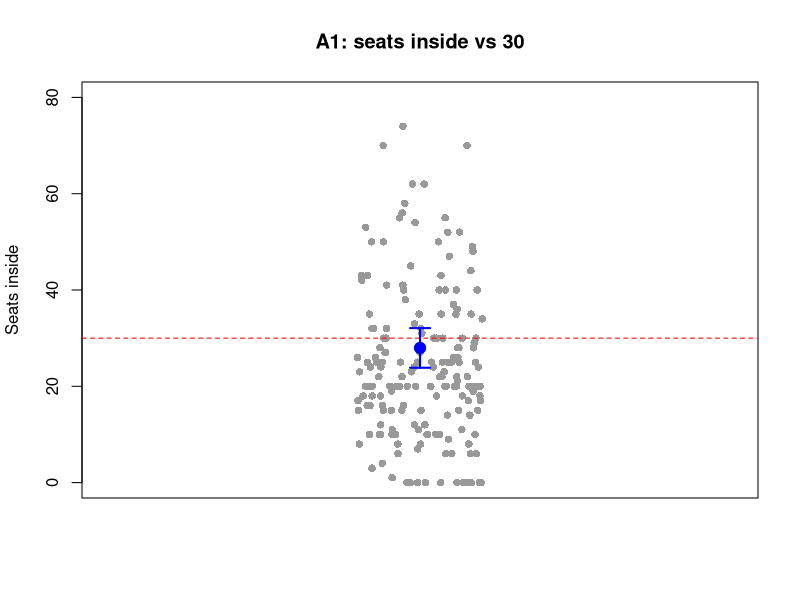
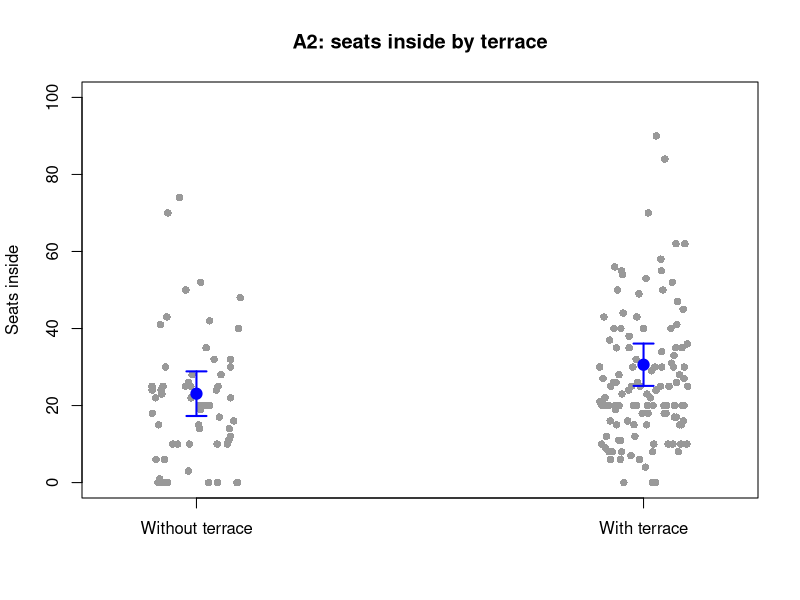
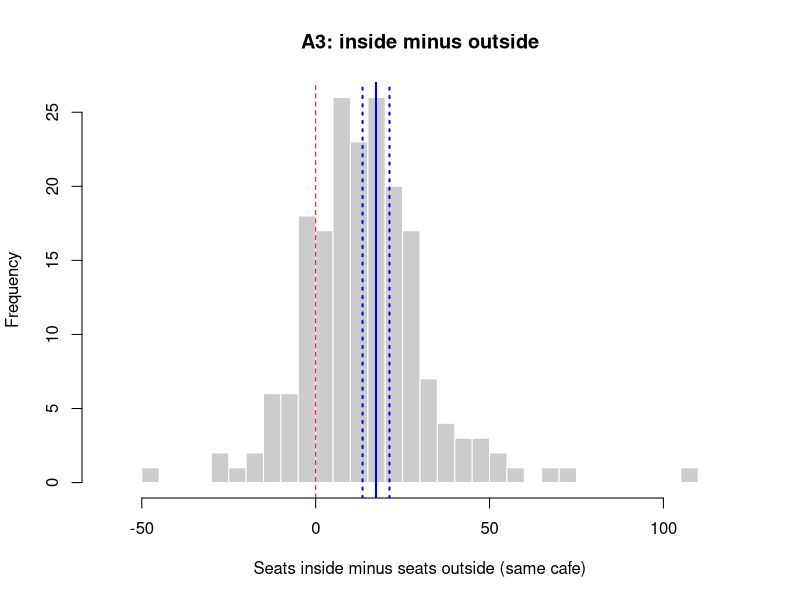
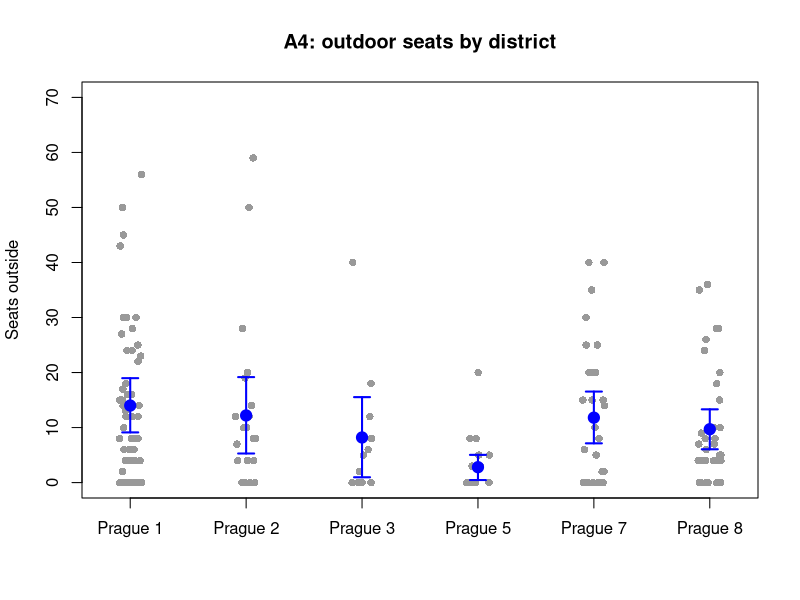
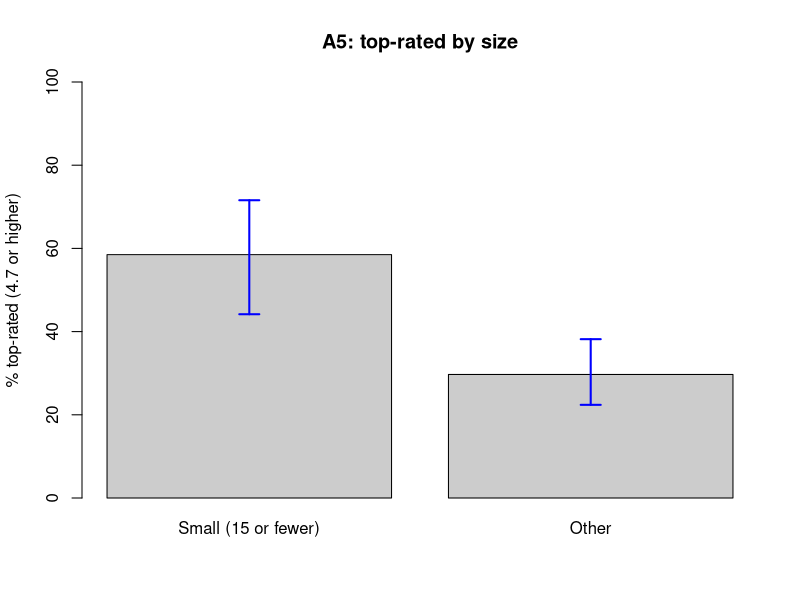
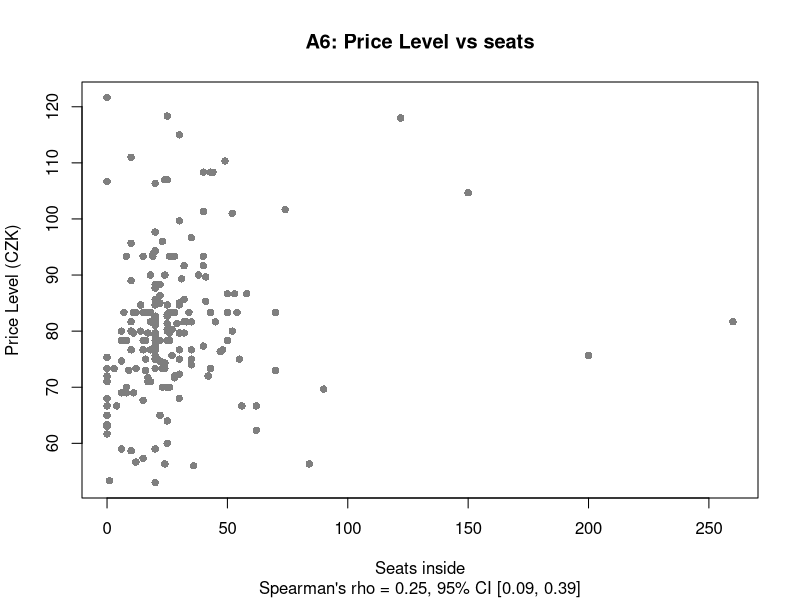
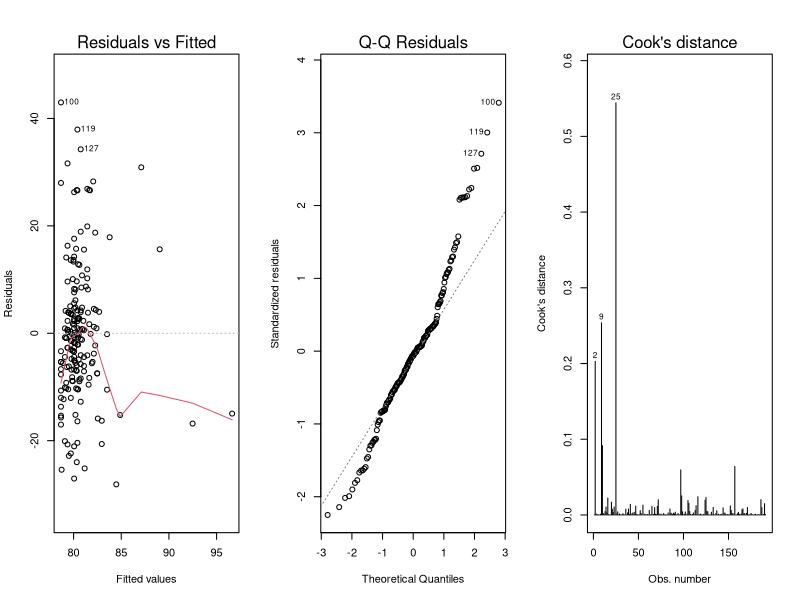
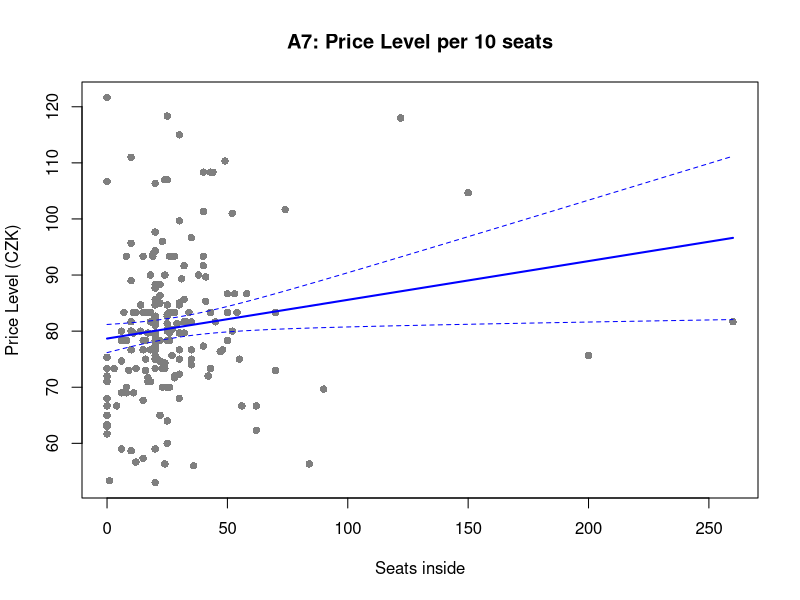

Recreate these plots in R, in order.
# WHAT: a helper that installs a package if it is missing, then loads it,
#       so the script also runs on a computer that doesn't have the package yet.
# HOW:  requireNamespace() checks whether it is installed; if not ('!'),
#       install.packages() installs it from CRAN; library() then loads it
#       (character.only = TRUE because the name is stored in a variable).
load_packages <- function(packages) {
  for (pkg in packages) {
    if (!requireNamespace(pkg, quietly = TRUE)) {
      install.packages(pkg, repos = "https://cloud.r-project.org")
    }
    library(pkg, character.only = TRUE)
  }
}

# WHAT: loads (and if needed installs) every package this script uses:
#       xtable (LaTeX tables), car (Levene's test, A2), rstatix (Dunn's test, A4),
#       lmtest (Breusch-Pagan, A7-A9) and marginaleffects (average marginal effect, A10).
# HOW:  our load_packages() helper.
load_packages(c("xtable", "car", "rstatix", "lmtest", "marginaleffects"))

dir.create("report/tables",  recursive = TRUE, showWarnings = FALSE)
dir.create("report/figures", recursive = TRUE, showWarnings = FALSE)

# WHAT: a helper that writes a p-value the way the brief wants:
#       3 decimals, no leading zero (".031"), and "< .001" for tiny values.
# HOW:  sprintf("%.3f", p) gives 3 decimals ("0.031"); sub("^0", "", ...) deletes
#       the leading 0; ifelse() picks "< .001" when p is smaller than .001.
fp <- function(p) ifelse(p < .001, "< .001", sub("^0", "", sprintf("%.3f", p)))

# WHAT: a helper that saves a results table as report/tables/<name>_table.tex.
# HOW:  xtable() converts it; print(file = ) writes it; no row numbers;
#       booktabs = clean lines; floating = FALSE (caption is in report.tex).
save_tab <- function(tab, name) {
  print(xtable(tab), file = paste0("report/tables/", name, "_table.tex"),
        include.rownames = FALSE, booktabs = TRUE, floating = FALSE)
}



df <- read.csv("analysis/dataset.csv")


# A1: Is the average number of seats inside different from 30?
#   H0: the mean number of seats inside = 30
#   H1: the mean is different from 30 (two-tailed: the question says
#       "different", not "more" or "less")
#   Method: parametric (decision table: n = 193, CLT applies)
#           -> one-sample t-test

x <- na.omit(df$seats_inside)

a1 <- t.test(x, mu = 30)

a1

(mean(x)-30) / sd(x)

median(x)


# WHAT: the A1 table. 'lost' = cafes dropped because seats inside is missing;
#       the median and IQR are given next to the mean because the data are skewed.
# HOW:  sum(is.na()) counts the missing; IQR() = interquartile range.
A1 <- data.frame(n = length(x), lost = sum(is.na(df$seats_inside)),
                 mean = round(mean(x), 1),
                 ci_low = round(a1$conf.int[1], 1), ci_high = round(a1$conf.int[2], 1),
                 median = median(x), iqr = IQR(x), t = round(a1$statistic, 2), df = a1$parameter,
                 p = fp(a1$p.value), d = round((mean(x) - 30) / sd(x), 2))
A1
save_tab(A1, "A1")

# WHAT: the A1 figure: every cafe as a grey dot, the mean with its 95% CI in blue,
#       and the benchmark of 30 as a red dashed line.
# HOW:  pdf() opens the file; stripchart() draws one dot per cafe (method =
#       "jitter" spreads them sideways; ylim zooms to 0-80 seats);
#       abline(h = 30) draws the line; points() draws the mean;
#       arrows(..., code = 3, angle = 90) draws the CI as a bar with flat ends;
#       dev.off() saves the file.
pdf("report/figures/A1_figure.pdf", width = 5, height = 4)
stripchart(x, method = "jitter", vertical = TRUE, pch = 16, col = "grey60",
           ylim = c(0, 80), ylab = "Seats inside", main = "A1: seats inside vs 30")
abline(h = 30, lty = 2, col = "red")
points(1, mean(x), pch = 19, col = "blue", cex = 1.5)
arrows(1, a1$conf.int[1], 1, a1$conf.int[2], angle = 90, code = 3,
       length = 0.1, col = "blue", lwd = 2)
dev.off()




#A2: Do cafes WITH outdoor seating have MORE seats inside than cafes without?
  #   H0: the mean seats inside is the same in both groups
  #   H1: it is HIGHER in cafes with outdoor seating (one-tailed: "more")
  #   Method: parametric (both groups n >= 30, CLT applies) -> Welch's t-test
  #   Difference = with terrace minus without
  
x_with <- na.omit(df$seats_inside[df$has_outdoor %in% TRUE])
x_without <- na.omit(df$seats_inside[df$has_outdoor %in% FALSE])

mean(x_with)

mean(x_without)

a2 <- t.test(x_with, x_without, alternative = "greater")
a2

t.test(x_with,x_without)$conf.int

sp <- sqrt(((length(x_with) - 1) * var(x_with) + (length(x_without) - 1) * var(x_without)) /
             (length(x_with) + length(x_without) - 2))
(mean(x_with) - mean(x_without)) / sp



#-
# WHAT: the two-sided 95% CI of the difference, and Cohen's d, stored for the table.
# HOW:  $conf.int from the two-tailed test; d = difference / pooled sd.
ci2 <- t.test(x_with, x_without)$conf.int
d2  <- (mean(x_with) - mean(x_without)) / sp

# WHAT: the A2 table: both groups' n and means, the difference, its CI,
#       Welch's t and df, the one-tailed p, and d.
# HOW:  data.frame() with one row; round() for decimals; fp() formats p.
# WHAT: assumption check: do the two groups have equal variances? (Levene's test;
#       p > .05 -> no evidence of different variances. Welch's test is used anyway,
#       because it does not need equal variances.)
# HOW:  leveneTest(values ~ group) from the car package; the values of both groups
#       are joined with c(), and rep() makes the matching group labels.
lev2 <- leveneTest(c(x_with, x_without) ~
                     factor(rep(c("with", "without"), c(length(x_with), length(x_without)))))
lev2

A2 <- data.frame(n_with = length(x_with), n_without = length(x_without),
                 lost = nrow(df) - length(x_with) - length(x_without),
                 mean_with = round(mean(x_with), 1), mean_without = round(mean(x_without), 1),
                 difference = round(mean(x_with) - mean(x_without), 1),
                 ci_low = round(ci2[1], 1), ci_high = round(ci2[2], 1),
                 t = round(a2$statistic, 2), df = round(a2$parameter, 2),
                 p_one_tailed = fp(a2$p.value), d = round(d2, 2),
                 levene_p = fp(lev2$`Pr(>F)`[1]))
A2
save_tab(A2, "A2")

# WHAT: the A2 figure: dots for each cafe in both groups, plus each group's
#       mean with its 95% CI in blue.
# HOW:  stripchart(list(...)) draws one column of dots per group;
#       t.test(group)$conf.int gives each group's own CI;
#       points() and arrows() draw the means and CIs at positions 1 and 2.
pdf("report/figures/A2_figure.pdf", width = 5, height = 4)
stripchart(list("Without terrace" = x_without, "With terrace" = x_with),
           method = "jitter", vertical = TRUE, pch = 16, col = "grey60",
           ylim = c(0, 100), ylab = "Seats inside", main = "A2: seats inside by terrace")
ci_without <- t.test(x_without)$conf.int
ci_with    <- t.test(x_with)$conf.int
points(c(1, 2), c(mean(x_without), mean(x_with)), pch = 19, col = "blue", cex = 1.5)
arrows(c(1, 2), c(ci_without[1], ci_with[1]), c(1, 2), c(ci_without[2], ci_with[2]),
       angle = 90, code = 3, length = 0.1, col = "blue", lwd = 2)
dev.off()




# A3: How many MORE seats does a cafe have inside than outside?
#   H0: the mean difference (inside minus outside) = 0
#   H1: the mean difference is greater than 0 (one-tailed: "more")
#   Method: parametric (n = 191, CLT applies) -> paired t-test

both <- !is.na(df$seats_inside) & !is.na(df$seats_outside
                                        )
inside <- df$seats_inside[both]
outside <- df$seats_outside[both]

d3 <- inside - outside

mean(d3)

a3 <- t.test(inside, outside, paired = TRUE, alternative = "greater")
a3

t.test(inside, outside, paired = TRUE)$conf.int

mean(d3) / sd(d3)

#-

# WHAT: the two-sided 95% CI of the mean difference, stored for the table.
# HOW:  $conf.int from the two-tailed paired test.
ci3 <- t.test(inside, outside, paired = TRUE)$conf.int

# WHAT: the A3 table: n, mean inside, mean outside, mean difference, CI, t, df,
#       one-tailed p, and dz.
# HOW:  data.frame() with one row.
A3 <- data.frame(n = length(d3), lost = nrow(df) - length(d3), mean_inside = round(mean(inside), 1),
                 mean_outside = round(mean(outside), 1),
                 difference = round(mean(d3), 1),
                 ci_low = round(ci3[1], 1), ci_high = round(ci3[2], 1),
                 t = round(a3$statistic, 2), df = a3$parameter,
                 p_one_tailed = fp(a3$p.value), dz = round(mean(d3) / sd(d3), 2))
A3
save_tab(A3, "A3")

# WHAT: the A3 figure: a histogram of the per-cafe differences, a red line at 0
#       (no difference), and the mean difference with its CI in blue.
# HOW:  hist(); abline(v = 0) draws a vertical line; abline(v = c(...)) draws the CI
#       ends as dashed blue lines; xlim zooms to -60..120.
pdf("report/figures/A3_figure.pdf", width = 6, height = 4)
hist(d3, breaks = 40, col = "grey80", border = "white", xlim = c(-60, 120),
     xlab = "Seats inside minus seats outside (same cafe)", main = "A3: inside minus outside")
abline(v = 0, lty = 2, col = "red")
abline(v = mean(d3), col = "blue", lwd = 2)
abline(v = ci3, col = "blue", lty = 3, lwd = 2)
dev.off()

#A4: Does the number of outdoor seats differ between districts?
  #   H0: outdoor seats are distributed the same way in all six districts
  #   H1: at least one district differs
  #   Method: NON-parametric (Prague 2, 3, 5 have n < 30 and skewed data)
  #           -> Kruskal-Wallis test, then Dunn's pairwise test (Holm-adjusted)
  # =============================================================================

d4 <- df[!is.na(df$district_A4) & !is.na(df$seats_outside), ]

tapply(d4$seats_outside, d4$district_A4, length)
tapply(d4$seats_outside, d4$district_A4, mean)
tapply(d4$seats_outside, d4$district_A4, median)

a4 <- kruskal.test(seats_outside ~ district_A4, data = d4)

a4

library(rstatix)

dunn_test(d4, seats_outside ~ district_A4, p.adjust.method = "holm")

#-
# WHAT: the Dunn results stored (so they can be saved), and the post hoc table:
#       each pair, z, raw p and Holm-adjusted p.
# HOW:  '<-' stores the result; data.frame() picks the columns; fp() formats p.
post4 <- dunn_test(d4, seats_outside ~ district_A4, p.adjust.method = "holm")
# WHAT: for each pair, the difference in mean outdoor seats (group2 minus group1)
#       with a bootstrap 95% CI, because Dunn's test itself gives no CI.
# HOW:  for each pair i: take both districts' values (a and b); 5,000 times
#       resample both and take the difference in means; keep the real difference
#       and the 2.5% and 97.5% points. t() turns the result so each pair is a row.
pair_ci <- t(sapply(seq_len(nrow(post4)), function(i) {
  a <- d4$seats_outside[d4$district_A4 == post4$group2[i]]
  b <- d4$seats_outside[d4$district_A4 == post4$group1[i]]
  set.seed(2026)
  bd <- replicate(5000, mean(sample(a, replace = TRUE)) - mean(sample(b, replace = TRUE)))
  c(mean(a) - mean(b), quantile(bd, c(0.025, 0.975)))
}))
A4_post <- data.frame(pair = paste(post4$group2, "minus", post4$group1),
                      mean_diff = round(pair_ci[, 1], 1),
                      ci_low = round(pair_ci[, 2], 1), ci_high = round(pair_ci[, 3], 1),
                      z = round(post4$statistic, 2),
                      p = fp(post4$p), p_holm = fp(post4$p.adj))
save_tab(A4_post, "A4_posthoc")

# WHAT: each district's n, mean, 95% CI and median, plus the Kruskal-Wallis result.
# HOW:  tapply() per district; t.test()$conf.int gives each district's CI;
#       sapply() runs it for every district.
districts <- sort(unique(d4$district_A4))
ci4 <- sapply(districts, function(d) t.test(d4$seats_outside[d4$district_A4 == d])$conf.int)
A4 <- data.frame(district = districts,
                 n = as.vector(tapply(d4$seats_outside, d4$district_A4, length)),
                 mean = round(as.vector(tapply(d4$seats_outside, d4$district_A4, mean)), 1),
                 ci_low = round(ci4[1, ], 1), ci_high = round(ci4[2, ], 1),
                 median = as.vector(tapply(d4$seats_outside, d4$district_A4, median)))
# WHAT: the test result in the first row, and in the second row how many cafes
#       were left out (other districts or missing outdoor seats).
# HOW:  paste0() builds the text; rep("", ...) leaves the other rows empty.
A4$test <- c(paste0("Kruskal-Wallis H(", a4$parameter, ") = ", round(a4$statistic, 2),
                    ", p = ", fp(a4$p.value)),
             paste0("lost: ", nrow(df) - nrow(d4), " (other districts or missing)"),
             rep("", length(districts) - 2))
A4
save_tab(A4, "A4")

# WHAT: the A4 figure: dots for every cafe per district, plus each district's
#       mean with its 95% CI in blue.
# HOW:  stripchart(values ~ group) draws one column per district; points() and
#       arrows() add the means and CIs at positions 1 to 6.
pdf("report/figures/A4_figure.pdf", width = 7, height = 4)
stripchart(seats_outside ~ district_A4, data = d4, method = "jitter", vertical = TRUE,
           pch = 16, col = "grey60", ylim = c(0, 70), ylab = "Seats outside",
           main = "A4: outdoor seats by district")
points(1:6, A4$mean, pch = 19, col = "blue", cex = 1.5)
arrows(1:6, ci4[1, ], 1:6, ci4[2, ], angle = 90, code = 3, length = 0.08, col = "blue", lwd = 2)
dev.off()
# =============================================================================
# A5: Is a SMALL cafe (15 or fewer seats inside) MORE likely to be top-rated
#     (4.7 or higher) than other cafes? By how many percentage points?
#   H0: the share of top-rated cafes is the same for small and other cafes
#   H1: it is HIGHER for small cafes (one-tailed: "more likely")
#   Method: two yes/no variables -> 2x2 table and chi-square test
# =============================================================================


d5 <- df[!is.na(df$small_cafe) & !is.na(df$top_rated), ]

tab5 <- table(small = d5$small_cafe, top_rated = d5$top_rated)

tab5

round(100* prop.table(tab5, 1), 1)

a5 <- chisq.test(tab5, correct = FALSE)
a5
a5$expected

sqrt(a5$statistic / sum(tab5))



#-

# WHAT: the one-tailed test of "small cafes are MORE often top-rated", and the
#       95% CI of the difference in percentage points.
# HOW:  prop.test(successes, group sizes): the small cafes come FIRST, so
#       alternative = "greater" means "small is higher". tab5["TRUE", "TRUE"]
#       = small AND top-rated; sum(tab5["TRUE", ]) = all small cafes.
top   <- c(tab5["TRUE", "TRUE"], tab5["FALSE", "TRUE"])
sizes <- c(sum(tab5["TRUE", ]), sum(tab5["FALSE", ]))
p5_one <- prop.test(top, sizes, alternative = "greater", correct = FALSE)
p5_two <- prop.test(top, sizes, correct = FALSE)

# WHAT: the A5 table: % top-rated in each group, the difference in percentage
#       points with its CI, chi-square, one-tailed p, Cramer's V.
# HOW:  100 x proportions; $conf.int from the two-tailed test.
A5 <- data.frame(top_small = top[1], n_small = sizes[1],
                 top_other = top[2], n_other = sizes[2],
                 lost = nrow(df) - sum(tab5),
                 pct_small = round(100 * top[1] / sizes[1], 1),
                 pct_other = round(100 * top[2] / sizes[2], 1),
                 difference_pp = round(100 * (top[1] / sizes[1] - top[2] / sizes[2]), 1),
                 ci_low = round(100 * p5_two$conf.int[1], 1),
                 ci_high = round(100 * p5_two$conf.int[2], 1),
                 chi2 = round(a5$statistic, 2), N = sum(tab5),
                 p_one_tailed = fp(p5_one$p.value),
                 V = round(sqrt(a5$statistic / sum(tab5)), 2),
                 min_expected = round(min(a5$expected), 1))
A5
save_tab(A5, "A5")

# WHAT: the A5 figure: a bar per group (% top-rated) with its 95% CI.
# HOW:  barplot() returns the bar positions (stored in 'bars'); each group's own
#       CI comes from prop.test(); arrows() draws them on the bars.
ci_small <- 100 * prop.test(top[1], sizes[1])$conf.int
ci_other <- 100 * prop.test(top[2], sizes[2])$conf.int
pdf("report/figures/A5_figure.pdf", width = 4.5, height = 4)
bars <- barplot(c("Small (15 or fewer)" = A5$pct_small, "Other" = A5$pct_other),
                ylim = c(0, 100), col = "grey80", ylab = "% top-rated (4.7 or higher)",
                main = "A5: top-rated by size")
arrows(bars, c(ci_small[1], ci_other[1]), bars, c(ci_small[2], ci_other[2]),
       angle = 90, code = 3, length = 0.1, col = "blue", lwd = 2)
dev.off()




#A6


d6 <- df[!is.na(df$price_level) & !is.na(df$seats_inside),]

a6 <- cor.test(d6$seats_inside, d6$price_level, method = "spearman", exact = FALSE)

a6

set.seed(2026)
boot_rho <- replicate (5000, {
  i <- sample(nrow(d6), replace = TRUE)
  cor(d6$seats_inside[i], d6$price_level[i], method = "spearman")
})

ci6 <- quantile(boot_rho, c(0.025, 0.975))
                
ci6

A6 <- data.frame(n = nrow(d6), lost = nrow(df) - nrow(d6), rho = round(a6$estimate, 2),
                 ci_low = round(ci6[1], 2), ci_high = round(ci6[2], 2),
                 shared_variance = round(100 * a6$estimate^2, 1),
                 p = fp(a6$p.value))

A6

save_tab(A6, "A6")


pdf("report/figures/A6_figure.pdf", width = 6, height = 4)
plot(d6$seats_inside, d6$price_level, pch = 16, col = "grey50",
     xlab = "Seats inside", ylab = "Price Level (CZK)", main = "A6: Price Level vs seats",
     sub = paste0("Spearman's rho = ", A6$rho, ", 95% CI [", A6$ci_low, ", ", A6$ci_high, "]"))
dev.off()


# A7

library(lmtest)

d6$seats10 <- d6$seats_inside /10

m7 <- lm(price_level ~ seats10,data = d6)

summary(m7)

reg_tab <- function(m) {
  co <- summary(m)$coefficients
  ci <- confint(m)
  data.frame(term = rownames(co), B = round(co[, 1], 2), SE = round(co[, 2], 2),
             ci_low = round(ci[, 1], 2), ci_high = round(ci[, 2], 2),
             t = round(co[, 3], 2), p = fp(co[, 4]))
}

bptest(m7)

pdf("report/figures/A7_diagnostics.pdf", width = 9, height = 3.5)
par(mfrow = c(1, 3))
plot(m7, which = c(1, 2, 4))
dev.off()

cd7 <- cooks.distance(m7)
inf17 <- data.frame(cafe = d6$cafe_name, cooks_d = round(cd7, 3))[cd7 > 4 / nrow(d6), ]
inf17[order(-inf17$cooks_d), ]

A7 <- reg_tab(m7)
A7$n  <- nobs(m7)
A7$lost <- nrow(df) - nobs(m7)
A7$R2 <- round(summary(m7)$r.squared, 2)
A7
save_tab(A7, "A7")

grid7 <- data.frame(seats10 = seq(0, max(d6$seats10), length.out = 100))
pred7 <- predict(m7, grid7, interval = "confidence")
pdf("report/figures/A7_figure.pdf", width = 6, height = 4)
plot(d6$seats_inside, d6$price_level, pch = 16, col = "grey50",
     xlab = "Seats inside", ylab = "Price Level (CZK)", main = "A7: Price Level per 10 seats")
lines(grid7$seats10 * 10, pred7[, "fit"], col = "blue", lwd = 2)
lines(grid7$seats10 * 10, pred7[, "lwr"], col = "blue", lty = 2)
lines(grid7$seats10 * 10, pred7[, "upr"], col = "blue", lty = 2)
dev.off()




#----A8

d8 <- d6[!is.na(d6$dist_orloj), ]

m8a <- lm(price_level ~ seats10, data = d8)

m8 <- lm(price_level ~ seats10 + dist_orloj, data =d8)

summary(m8)

b_before <- coef(m8a)["seats10"]
b_after <- coef(m8)["seats10"]
b_before
b_after
round(100* b_after / b_before, 1)

bptest(m8)
pdf("report/figures/A8_diagnostics.pdf", width = 9, height = 3.5)
par(mfrow = c(1, 3))
plot(m8, which = c(1, 2, 4))
dev.off()

cd8 <- cooks.distance(m8)
infl8 <- data.frame(cafe = d8$cafe_name, cooks_d = round(cd8, 3))[cd8 > 4/nrow(d8), ]
infl8[order(-infl8$cooks_d), ]

A8 <- reg_tab(m8)
A8$n <- nobs(m8)
A8$lost <- nrow(df) - nobs(m8)
A8$R2 <- round(summary(m8)$r.squared, 2)
A8$seats_sloped_before <- round(b_before, 2)

A8
save_tab(A8, "A8")

ci_before <- confint(m8a)["seats10", ]
ci_after  <- confint(m8)["seats10", ]
pdf("report/figures/A8_figure.pdf", width = 5, height = 4)
plot(c(1, 2), c(b_before, b_after), xlim = c(0.5, 2.5),
     ylim = range(c(0, ci_before, ci_after)), pch = 19, col = "blue", xaxt = "n",
     xlab = "", ylab = "CZK per 10 seats inside", main = "A8: seats slope before and after")
axis(1, at = c(1, 2), labels = c("Seats only", "Seats + distance"))
arrows(c(1, 2), c(ci_before[1], ci_after[1]), c(1, 2), c(ci_before[2], ci_after[2]),
       angle = 90, code = 3, length = 0.1, col = "blue", lwd = 2)
abline(h = 0, lty = 2, col = "red")
dev.off()


#--------

#A9

d9 <- d6[!is.na(d6$has_outdoor), ]
d9$outdoor <- factor(ifelse(d9$has_outdoor, "Outdoor", "No outdoor"),
                     levels = c("No outdoor", "Outdoor"))

m9 <- lm(price_level ~ seats10 * outdoor, data = d9)

summary(m9)

bptest(m9)

pdf("report/figures/A9_diagnostics.pdf", width = 9, height = 3.5)
par(mfrow = c(1, 3))
plot(m9, which = c(1, 2, 4))
dev.off()

cd9 <- cooks.distance(m9)
infl9 <- data.frame(cafe = d9$cafe_name, cooks_d = round(cd9, 3))[cd9 >4 / nrow(d9), ]
infl9[order(-infl9$cooks_d), ]

A9 <- reg_tab(m9)
A9$n <- nobs(m9)
A9$lost <- nrow(df) - nobs(m9)
# WHAT: how many cafes are in each group (with / without a terrace).
# HOW:  table() counts them.
table(d9$outdoor)
A9$R2 <- round(summary(m9)$r.squared, 2)

A9

save_tab(A9, "A9")


pdf("report/figures/A9_figure.pdf", width = 6, height = 4)
cols <- c("No outdoor" = "darkorange", "Outdoor" = "steelblue")
plot(d9$seats_inside, d9$price_level, pch = 16, col = cols[as.character(d9$outdoor)],
     xlab = "Seats inside", ylab = "Price Level (CZK)", main = "A9: slope by outdoor seating")
for (g in levels(d9$outdoor)) {
  grid9 <- data.frame(seats10 = seq(0, max(d9$seats10), length.out = 100),
                      outdoor = factor(g, levels = levels(d9$outdoor)))
  pred9 <- predict(m9, grid9, interval = "confidence")
  lines(grid9$seats10 * 10, pred9[, "fit"], col = cols[g], lwd = 2)
  lines(grid9$seats10 * 10, pred9[, "lwr"], col = cols[g], lty = 2)
  lines(grid9$seats10 * 10, pred9[, "upr"], col = cols[g], lty = 2)
}
legend("topright", legend = names(cols), col = cols, pch = 16, lwd = 2, bty = "n")
dev.off()



#----

#A10


library(marginaleffects)

d10 <- d6[!is.na(d6$above_median_price), ]

m10 <- glm(above_median_price ~ seats10, data = d10, family = binomial)

summary(m10)

ame10 <- avg_slopes(m10, variables = "seats10")
ame10

A10 <- data.frame(n= nobs(m10), lost = nrow(df) - nobs(m10),
                  ame_pp = round(100* ame10$estimate, 1),
                  ci_low = round(100 * ame10$conf.low, 1),
                  ci_high = round(100 * ame10$conf.high, 1),
                  z = round(ame10$statistic, 2), p = fp(ame10$p.value),
                  odds_ratio = round(exp(coef(m10)["seats10"]), 2))

A10

save_tab(A10, "A10")

grid10 <- data.frame(seats10 = seq(0, max(d10$seats10), length.out = 100))
pr10 <- predict(m10, grid10, type = "link", se.fit = TRUE)
pdf("report/figures/A10_figure.pdf", width = 6, height = 4)
plot(d10$seats_inside, jitter(as.numeric(d10$above_median_price), amount = 0.03),
     pch = 16, col = "grey50", xlab = "Seats inside",
     ylab = "P(Price Level above median)", main = "A10: chance of an above-median price")
lines(grid10$seats10 * 10, plogis(pr10$fit), col = "blue", lwd = 2)
lines(grid10$seats10 * 10, plogis(pr10$fit - 1.96 * pr10$se.fit), col = "blue", lty = 2)
lines(grid10$seats10 * 10, plogis(pr10$fit + 1.96 * pr10$se.fit), col = "blue", lty = 2)
dev.off()



#----

#summary

ci_txt <- function(lo, hi) paste0("[", lo, ", ", hi, "]")


row_of <- function(tab, name) tab[tab$term == name, ]
r7 <- row_of(A7, "seats10")
r8 <- row_of(A8, "seats10")
r9 <- row_of(A9, "seats10:outdoorOutdoor")


S <- data.frame(
  analysis = paste0("A", 1:10),
  question = c("Mean seats inside vs 30", "Seats inside: terrace vs none",
               "Seats inside minus outside", "Outdoor seats by district",
               "Small cafe -> top-rated", "Price Level ~ seats inside",
               "Price Level per 10 seats", "Seats slope, controlling distance",
               "Seats slope: terrace vs none", "P(above-median price) per 10 seats"),
  method = c("One-sample t-test", "Welch t-test (one-tailed)", "Paired t-test (one-tailed)",
             "Kruskal-Wallis + Dunn (Holm)", "Chi-square (one-tailed)", "Spearman's rho",
             "OLS regression", "Multiple regression", "Regression with interaction",
             "Logistic regression (AME)"),
  estimate = c(
    paste0("M = ", A1$mean, " seats ", ci_txt(A1$ci_low, A1$ci_high)),
    paste0("Diff = ", A2$difference, " seats ", ci_txt(A2$ci_low, A2$ci_high)),
    paste0("Diff = ", A3$difference, " seats ", ci_txt(A3$ci_low, A3$ci_high)),
    paste0("Means ", min(A4$mean), "-", max(A4$mean), " seats"),
    paste0(A5$difference_pp, " pp ", ci_txt(A5$ci_low, A5$ci_high)),
    paste0("rho = ", A6$rho, " ", ci_txt(A6$ci_low, A6$ci_high)),
    paste0(r7$B, " CZK ", ci_txt(r7$ci_low, r7$ci_high)),
    paste0(r8$B, " CZK ", ci_txt(r8$ci_low, r8$ci_high), " (was ", r7$B, ")"),
    paste0("Slope diff ", r9$B, " CZK ", ci_txt(r9$ci_low, r9$ci_high)),
    paste0(A10$ame_pp, " pp ", ci_txt(A10$ci_low, A10$ci_high))),
  statistic = c(
    paste0("t(", A1$df, ") = ", A1$t, ", d = ", A1$d),
    paste0("t(", A2$df, ") = ", A2$t, ", d = ", A2$d),
    paste0("t(", A3$df, ") = ", A3$t, ", dz = ", A3$dz),
    paste0("H(", a4$parameter, ") = ", round(a4$statistic, 2)),
    paste0("chi2(1, N = ", A5$N, ") = ", A5$chi2, ", V = ", A5$V),
    paste0("n = ", A6$n),
    paste0("t = ", r7$t, ", R2 = ", A7$R2[1]),
    paste0("t = ", r8$t, ", R2 = ", A8$R2[1]),
    paste0("t = ", r9$t, ", R2 = ", A9$R2[1]),
    paste0("z = ", A10$z)),
  p = c(A1$p, A2$p_one_tailed, A3$p_one_tailed, fp(a4$p.value), A5$p_one_tailed,
        A6$p, r7$p, r8$p, r9$p, A10$p))

S
save_tab(S, "S_summary")
